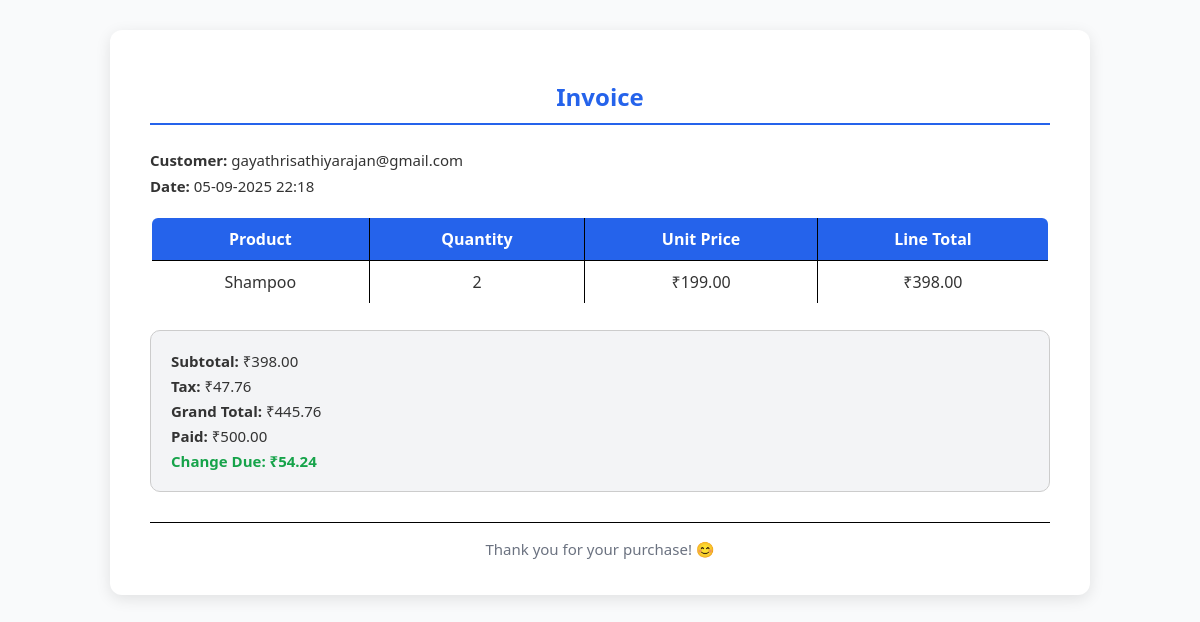
The app's page /purchase/5/ with its own data.
### billing/models.py (models this page shows, shortened)
class Purchase(models.Model):
    customer = models.ForeignKey(Customer, on_delete=models.CASCADE)
    subtotal = models.DecimalField(max_digits=12, decimal_places=2, default=Decimal("0.00"))
    tax_total = models.DecimalField(max_digits=12, decimal_places=2, default=Decimal("0.00"))
    grand_total = models.DecimalField(max_digits=12, decimal_places=2, default=Decimal("0.00"))
    paid_amount = models.DecimalField(max_digits=12, decimal_places=2, default=Decimal("0.00"))
    change_due = models.DecimalField(max_digits=12, decimal_places=2, default=Decimal("0.00"))
    change_breakdown = models.JSONField(default=dict, blank=True)
    created_at = models.DateTimeField(auto_now_add=True)

class Customer(models.Model):
    email = models.EmailField(unique=True)

class PurchaseItem(models.Model):
    purchase = models.ForeignKey(Purchase, on_delete=models.CASCADE, related_name="items")
    product = models.ForeignKey(Product, on_delete=models.PROTECT)
    quantity = models.PositiveIntegerField()
    unit_price = models.DecimalField(max_digits=10, decimal_places=2)
    line_total = models.DecimalField(max_digits=12, decimal_places=2)

class Product(models.Model):
    product_code = models.CharField(max_length=50, unique=True, db_column='product_id')
    name = models.CharField(max_length=200)
    available_stock = models.PositiveIntegerField()
    unit_price = models.DecimalField(max_digits=10, decimal_places=2)
    tax_percent = models.DecimalField(max_digits=5, decimal_places=2, default=Decimal("0.00"))

### billing/views.py (the view)
# urls.py: path("purchase/<int:pk>/", views.purchase_detail, name="purchase_detail"),
def purchase_detail(request, pk):
    purchase = get_object_or_404(Purchase, pk=pk)
    return render(request, "purchase_detail.html", {"purchase": purchase, "items": purchase.items.all()})

### billing/templates/purchase_detail.html (shortened to what this page needs)
<!DOCTYPE html>
<html lang="en">
<head>
</head>
<body>
    <div class="container">
        <h2>Invoice</h2>
        <p><strong>Customer:</strong> {{ purchase.customer.email }}</p>
        <p><strong>Date:</strong> {{ purchase.created_at|date:"d-m-Y H:i" }}</p>
        <table border="1" cellpadding="5" cellspacing="0">
            <thead>
                <tr>
                    <th>Product</th>
                    <th>Quantity</th>
                    <th>Unit Price</th>
                    <th>Line Total</th>
                </tr>
            </thead>
            <tbody>
                {% for item in items %}
                <tr>
                    <td>{{ item.product.name }}</td>
                    <td>{{ item.quantity }}</td>
                    <td>₹{{ item.unit_price }}</td>
                    <td>₹{{ item.line_total }}</td>
                </tr>
                {% endfor %}
            </tbody>
        </table>
        <div class="totals">
            <p><strong>Subtotal:</strong> ₹{{ purchase.subtotal }}</p>
            <p><strong>Tax:</strong> ₹{{ purchase.tax_total }}</p>
            <p><strong>Grand Total:</strong> ₹{{ purchase.grand_total }}</p>
            <p><strong>Paid:</strong> ₹{{ purchase.paid_amount }}</p>
            <p class="highlight"><strong>Change Due:</strong> ₹{{ purchase.change_due }}</p>
        </div>
        <div class="footer">
            <p>Thank you for your purchase! 😊</p>
        </div>
    </div>
</body>
</html>

### billing/templates/purchase_detail.html (style rules this page uses)
body { font-family: "Segoe UI", sans-serif; background-color: #f9fafb; margin: 0; padding: 30px; color: #333; }
.container { max-width: 900px; background: #fff; margin: 0 auto; padding: 30px 40px; border-radius: 12px; box-shadow: 0 4px 15px rgba(0,0,0,0.1); }
h2 { text-align: center; color: #2563eb; border-bottom: 2px solid #2563eb; padding-bottom: 10px; margin-bottom: 25px; }
p { font-size: 15px; margin: 6px 0; }
table { width: 100%; border-collapse: collapse; margin-top: 20px; border: 2px solid black; border-radius: 8px; overflow: hidden; }
th, td { border: 1px solid black; padding: 10px; text-align: center; }
th { background-color: #2563eb; color: white; font-weight: 600; }
.totals { margin-top: 25px; background: #f3f4f6; padding: 15px 20px; border-radius: 10px; border: 1px solid #ccc; }
.totals p { margin: 5px 0; }
.highlight { color: #16a34a; font-weight: bold; }
.footer { margin-top: 30px; text-align: center; color: #6b7280; font-size: 14px; border-top: 1px solid #000; padding-top: 10px; }

### records on screen
Purchase: customer.email "gayathrisathiyarajan@gmail.com", created_at "05-09-2025 22:18", subtotal "398.00", tax_total "47.76", grand_total "445.76", paid_amount "500.00", change_due "54.24"
PurchaseItem: product.name "Shampoo", quantity "2", unit_price "199.00", line_total "398.00"
